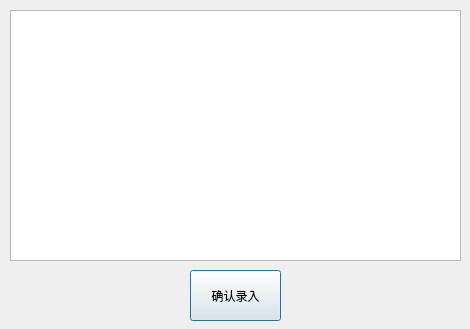
<?xml version="1.0" encoding="UTF-8"?>
<ui version="4.0">
 <class>AddEnterpriseBatchDialog</class>
 <widget class="QDialog" name="AddEnterpriseBatchDialog">
  <property name="geometry">
   <rect>
    <x>0</x>
    <y>0</y>
    <width>470</width>
    <height>329</height>
   </rect>
  </property>
  <property name="windowTitle">
   <string>批量导入企业</string>
  </property>
  <widget class="QPlainTextEdit" name="text_edit_add_enterprise_batch">
   <property name="geometry">
    <rect>
     <x>10</x>
     <y>10</y>
     <width>451</width>
     <height>251</height>
    </rect>
   </property>
  </widget>
  <widget class="QPushButton" name="button_add_enterprise_batch">
   <property name="geometry">
    <rect>
     <x>190</x>
     <y>270</y>
     <width>91</width>
     <height>51</height>
    </rect>
   </property>
   <property name="text">
    <string>确认录入</string>
   </property>
  </widget>
 </widget>
 <resources/>
 <connections/>
</ui>
